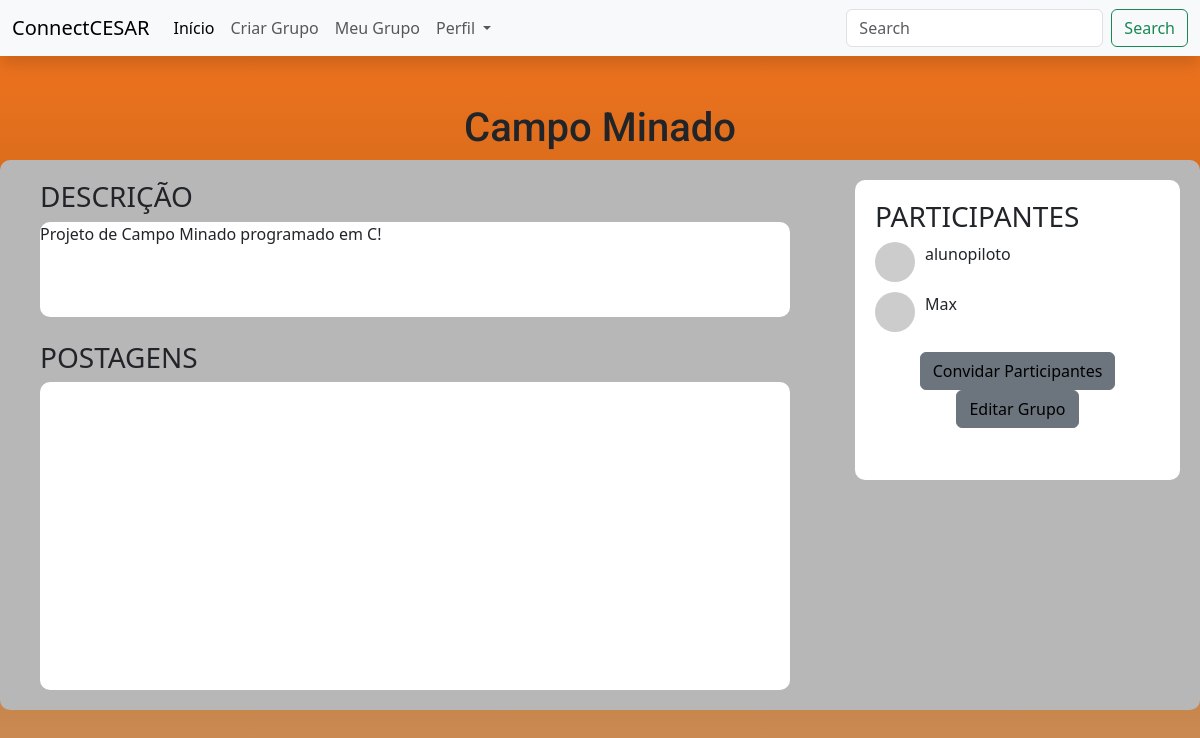
/acesso/grupo/22/, run on an earlier commit of the app's database.
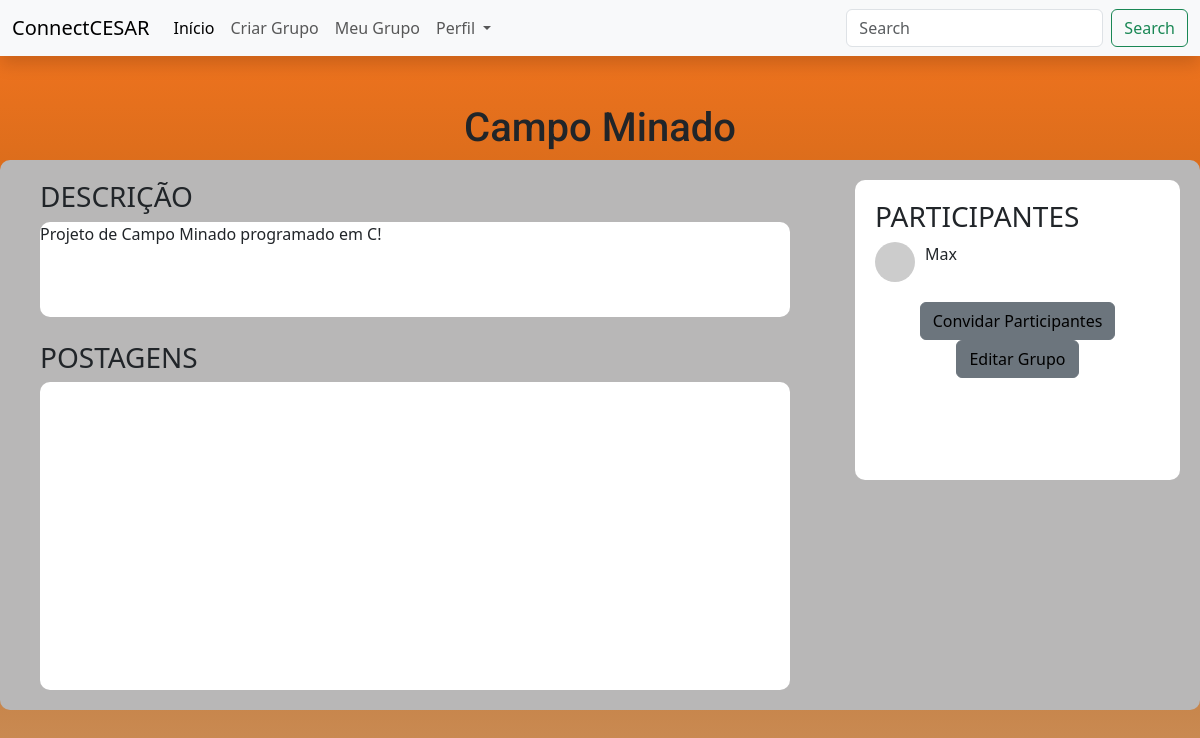
And on a later commit of the database.
### ccapp/models.py (models this page shows)
class Pessoa(models.Model):
    id_usuario = models.AutoField(primary_key=True)
    nome = models.TextField(max_length=255)
    email = models.TextField(max_length=255)
    senha = models.TextField(max_length=255)
    idade = models.IntegerField(null=True, blank=True)
    mbti = models.TextField(max_length=255, null=True, blank=True)
    periodo = models.TextField(max_length=255, null=True, blank=True)
    curso = models.TextField(max_length=255, null=True, blank=True)
    foto = models.ImageField(upload_to='perfil/', null=True, blank=True)
    descricao = models.TextField(null=True, blank=True)
    criado = models.DateTimeField(auto_now_add=True)
    atualizado = models.DateTimeField(auto_now=True)
    grupo_criado = models.ForeignKey(Grupo, null=True, blank=True, on_delete=models.SET_NULL)

### ccapp/views.py (the view)
# urls.py: path('acesso/grupo/<int:id_field>/', views.acesso_grupo, name='acesso_grupo'),
def acesso_grupo(request, id_field):
    grupo_id = Grupo.objects.get(id_grupo = id_field)
    criador_grupo = Pessoa.objects.filter(grupo_criado_id = grupo_id)
    context = {
        'grupo': grupo_id,
        'criador' : criador_grupo
    }
    return render(request, 'acesso_pesquisa.html', context)

### templates/acesso_pesquisa.html
{% include "navbar.html" %}
{% include "main.html" %}
{% if pessoa %}
<div class="container">
<div class="profile-links">
        <img class="card-img-top rounded-circle shadow bg-white" style="width: 150px" src="..." alt="Foto de Perfil">
        <li><a style="font-size: 30px;">{{ pessoa.nome }}</a></li>
        <li><a>{{ pessoa.periodo }} Período</a></li>
        <h3 class="mt-5">Sobre Mim</h3>
        <p class="text-justify">
          {{ pessoa.descricao }}
    </p>
    </div>
    </div>
    <div class="container">
        <div class="profile-links">
            <li><a style="font-size: 70px;">Postagens</a></li>
        </p>
        </div>
    </div>
</div>
</div>
{% elif grupo %}
<h1 class="meugrupo"  style="text-align: center;">{{ grupo.nome_grupo }}</h1>
<div style="background-color: #b8b7b7; padding: 20px; border-radius: 10px; max-width: 1300px; margin: 0 auto; display: flex; flex-direction: row; justify-content: space-between; height: 550px;">
  <div style="display: flex; flex-direction:column; align-items: flex-start;">
  <h3 style="margin-left: 20px;">DESCRIÇÃO</h3>
  <div style="background-color: white; width: 750px; height: 100px; border-radius: 10px; margin-left: 20px;">
  {{grupo.descricao_grupo}}
  </div>
  <br>
  <h3 style="margin-left: 20px;">POSTAGENS</h3>
  <div style="background-color: white; width: 750px; height: 323px; border-radius: 10px; margin-left: 20px;"></div>
</div>
  <div style="background-color: white; width: 325px; height: 300px; border-radius: 10px; padding: 20px;">
    <h3>PARTICIPANTES</h3>
    {% for i in criador  %}
        <div class="participant">
          <img src="http://avatars.dicebear.com/api/open-peeps/stefan.svg" alt="Você">
          <p>{{ i.nome }}</p>
        </div>
        {% endfor %}
    <div class="participant">
      <img src="https://api.dicebear.com/7.x/adventurer/svg?seed=Max" alt="Participante 2">
      <p>Max</p>
  </div>
<div style="margin-top: 20px; text-align: center;">
  <button type="button" class="btn btn-secondary" style="color: black;">Convidar Participantes</button>
  <button type="button" class="btn btn-secondary" style="color: black;">Editar Grupo</button>
</div>
{% else %}
    <p> INFORMAÇÃO NÃO DISPONÍVEL </p>
{% endif %}

What changed in the data, as far as the page shows it:
no longer on this page (row edited): Pessoa: nome "alunopiloto"
